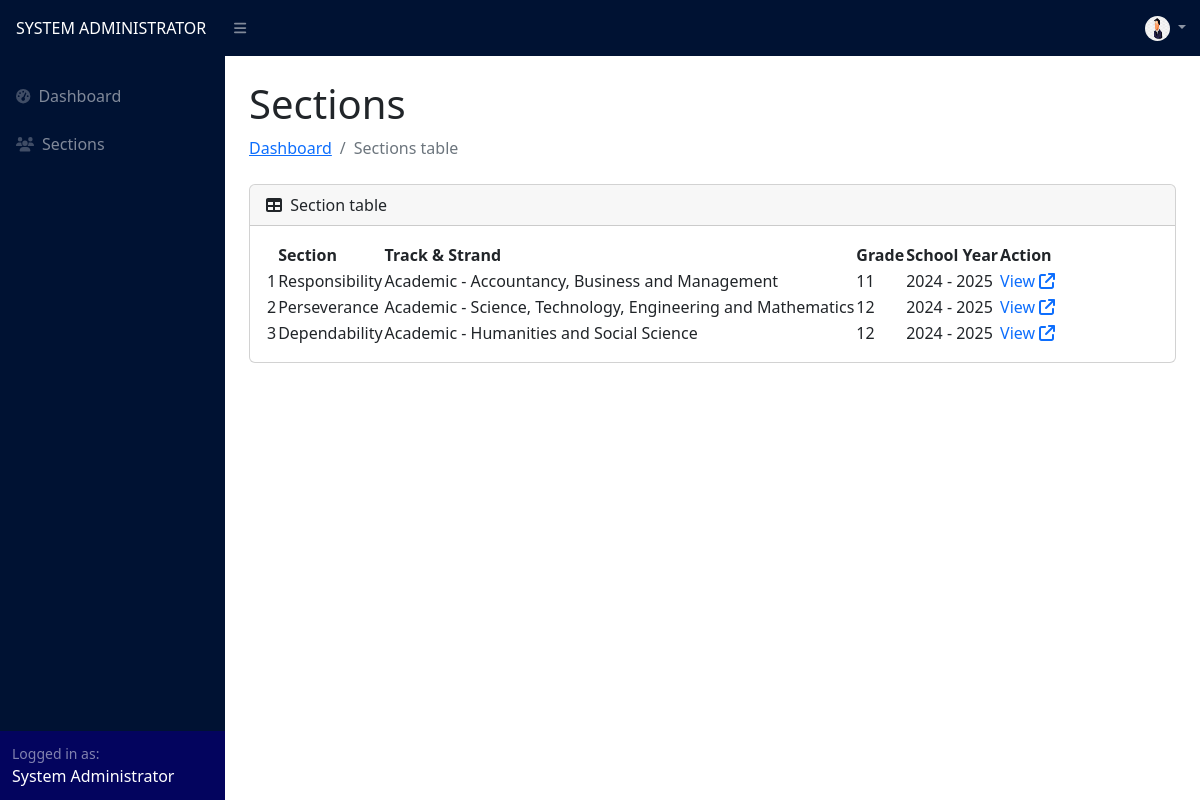
/registrar/section_table.php (signed in), run on an earlier commit of the app's database.
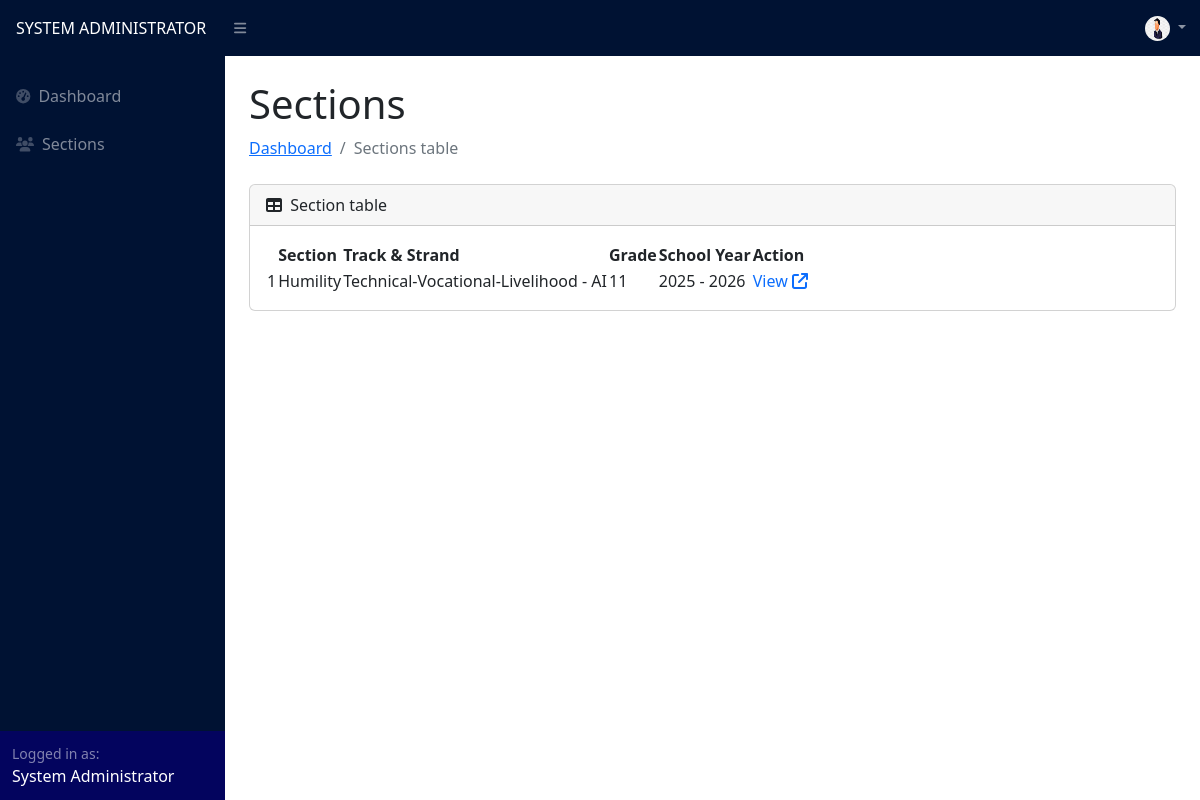
And on a later commit of the database.
### tables this page shows
CREATE TABLE `section` (
  `id` int(11) NOT NULL,
  `name` varchar(255) NOT NULL,
  `track` varchar(255) NOT NULL,
  `strand` varchar(255) NOT NULL,
  `grade` int(255) NOT NULL,
  `adviser_id` int(11) NOT NULL,
  `adviser` varchar(255) NOT NULL,
  `school_year_id` int(11) NOT NULL,
  `school_year` varchar(255) NOT NULL,
  `is_archived` tinyint(4) NOT NULL
);

### registrar/section_table.php (the view, shortened to what this page needs)
<?php
include("../config.php");
?>
<!DOCTYPE html>
<html lang="en">
<head>
    <link href="https://cdn.jsdelivr.net/npm/simple-datatables@7.1.2/dist/style.min.css" rel="stylesheet" />
    <link href="../css/styles.css" rel="stylesheet" />
</head>
<body class="sb-nav-fixed">
    <?php include("navigation.php") ?>
    <div id="layoutSidenav_content">
        <main>
            <div class="container-fluid px-4">
                <div class="d-flex justify-content-between align-items-center mt-0">
                    <div>
                        <h1 class="mt-4">Sections</h1>
                        <ol class="breadcrumb mb-4">
                            <li class="breadcrumb-item"><a href="dashboard.php">Dashboard</a></li>
                            <li class="breadcrumb-item active">Sections table</li>
                        </ol>
                    </div>
                </div>
                <?php
                $sySQL = "SELECT * FROM school_year WHERE is_archived = 0";
                $syResult = $conn->query($sySQL);
                $syRow = $syResult->fetch_assoc();
                $school_year_id = $syRow['id'];
                ?>
                <div class="card mb-4">
                    <div class="card-header d-flex justify-content-between align-items-center">
                        <div>
                            <i class="fas fa-table me-1"></i>
                            Section table
                        </div>
                    </div>
                    <div class="card-body">
                        <table id="datatablesSimple">
                            <thead>
                                <tr>
                                    <th></th>
                                    <th>Section</th>
                                    <th>Track & Strand</th>
                                    <th>Grade</th>
                                    <th>School Year</th>
                                    <th>Action</th>
                                </tr>
                            </thead>
                            <tbody>
                                <?php
                                $section = "SELECT * FROM section WHERE school_year_id = '$school_year_id' AND is_archived = 0";
                                $sectionResult = $conn->query($section);
                                $sectionCount = 1;
                                while ($sectionRow = $sectionResult->fetch_assoc()) :
                                ?>
                                    <tr>
                                        <td><?php echo $sectionCount ?></td>
                                        <td><?php echo $sectionRow["name"] ?></td>
                                        <td><?php echo $sectionRow["track"] . " - " . $sectionRow["strand"] ?></td>
                                        <td><?php echo $sectionRow["grade"] ?></td>
                                        <td><?php echo $sectionRow["school_year"] ?></td>
                                        <td>
                                            <a href="student_table.php?id=<?php echo $sectionRow['id'] ?>" style="text-decoration: none;">
                                                View
                                                <i class="fa-solid fa-arrow-up-right-from-square"></i>
                                            </a>
                                        </td>
                                    </tr>
                                <?php
                                    $sectionCount++;
                                endwhile;
                                ?>
                            </tbody>
                        </table>
                    </div>
                </div>
            </div>
        </main>
    </div>
    </div>
</body>
</html>

What changed in the data, as far as the page shows it:
removed section: name "Responsibility", track "Academic", strand "Accountancy, Business and Management", grade "11", school_year "2024 - 2025"
no longer on this page (row edited): section: name "Perseverance", track "Academic", strand "Science, Technology, Engineering and Mathematics", grade "12", school_year "2024 - 2025"
changed section: name "Dependability" → "Humility"; track "Academic" → "Technical-Vocational-Livelihood"; strand "Humanities and Social Science" → "AI"; grade "12" → "11"; school_year "2024 - 2025" → "2025 - 2026"
